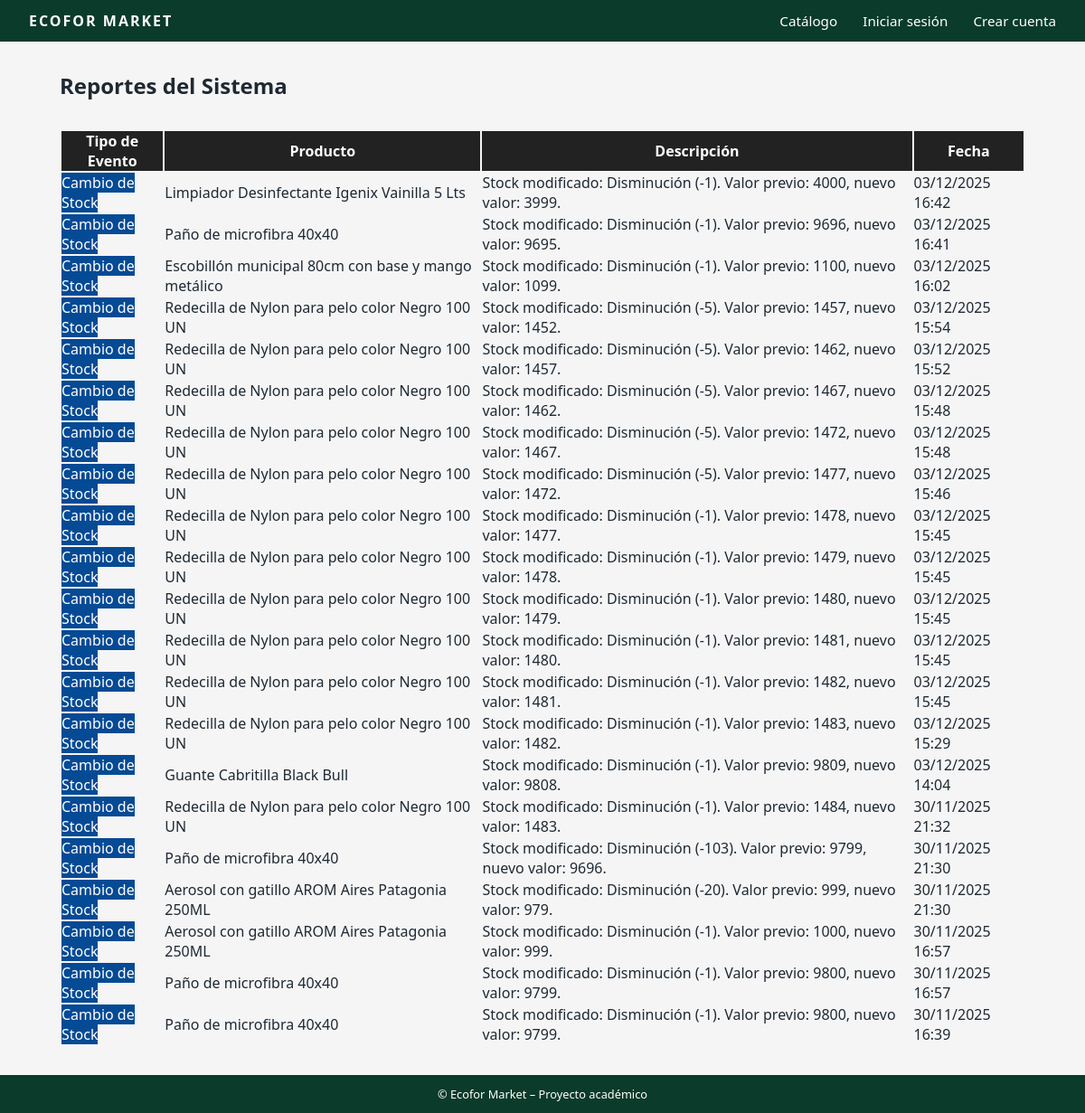
Page /reportes/ver/ on the earlier database version.
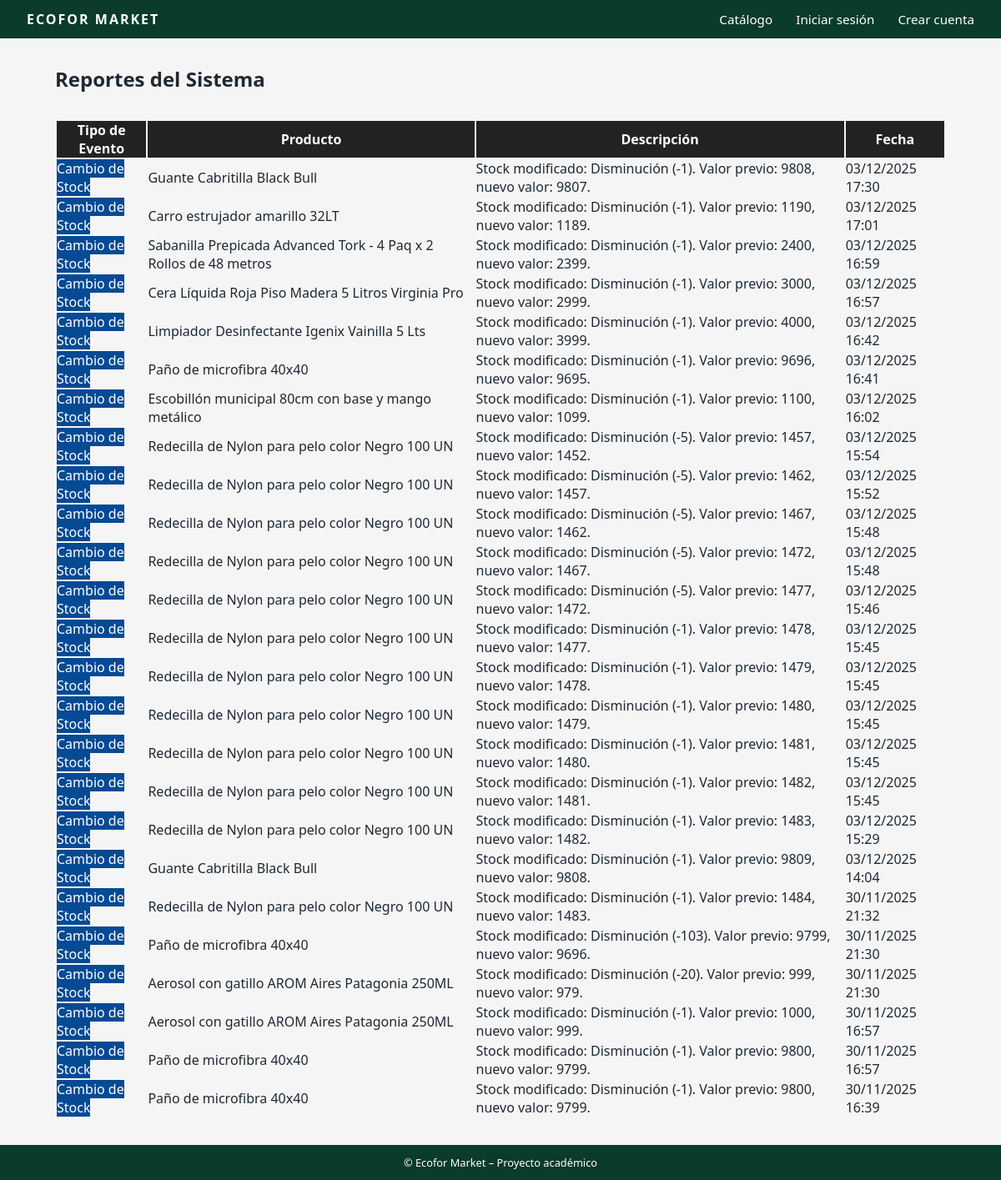
Same page on the later database version.
### reportes/models.py (models this page shows, shortened)
class Reporte(models.Model):
    TIPO_EVENTO = [
        ('DESCUENTO', 'Descuento aplicado'),
        ('STOCK', 'Cambio de stock'),
    ]
    tipo = models.CharField(max_length=20, choices=TIPO_EVENTO)
    producto = models.ForeignKey('productos.Producto', on_delete=models.CASCADE)
    descripcion = models.TextField()
    usuario = models.ForeignKey(settings.AUTH_USER_MODEL, on_delete=models.SET_NULL, null=True, blank=True)
    fecha = models.DateTimeField(auto_now_add=True)

### productos/models.py (models this page shows, shortened)
class Producto(models.Model):
    CATEGORIAS = [
        ("Papelería y Dispensadores", (
            ("higienicos", "Higiénicos"),
            ("toallas_papel", "Toallas de papel"),
            ("servilletas", "Servilletas"),
            ("panuelos", "Pañuelos"),
            ("panos", "Paños"),
            ("sabanillas", "Sabanillas"),
            ("dispensadores", "Dispensadores"),
        )),
        ("Artículos de Aseo", (
            ("contenedores", "Contenedores"),
            ("basureros", "Basureros"),
            ("articulos_limpieza", "Artículos de limpieza"),
            ("aseo", "Aseo"),
        )),
        ("Productos Químicos", (
            ("pisos", "Pisos"),
            ("limpiadores", "Limpiadores"),
            ("desodorante", "Desodorante Ambiental"),
            ("automotriz", "Automotriz"),
            ("lavanderia", "Lavandería"),
        )),
        ("Seguridad y Horeca", (
            ("epp", "Elementos de Protección Personal (EPP)"),
            ("horeca", "HORECA (Hoteles, Restaurantes, Cafeterías)"),
        )),
    ]
    nombre = models.CharField(max_length=100)
    descripcion = models.TextField(blank=True, verbose_name="Descripción")
    precio = models.PositiveIntegerField(verbose_name="Precio")
    stock = models.PositiveIntegerField(default=0)
    categoria = models.CharField(max_length=50, choices=CATEGORIAS, default="limpiadores")
    activo = models.BooleanField(default=True)
    descuento = models.IntegerField(default=0, verbose_name="Descuento (%)")
    imagen = models.ImageField(
        upload_to="productos/",
        blank=True,
        null=True,
        verbose_name="Imagen del producto"
    )
    creado = models.DateTimeField(auto_now_add=True)
    actualizado = models.DateTimeField(auto_now=True)
    class Meta:
        verbose_name = "Producto"
        verbose_name_plural = "Productos"
        ordering = ["-creado"]

### reportes/views.py (the view)
# urls.py: path('ver/', views.ver_reportes, name='ver_reportes'),
def ver_reportes(request):
    reportes = Reporte.objects.select_related('producto').order_by('-fecha')
    return render(request, 'reportes/ver_reportes.html', {'reportes': reportes})

### reportes/templates/reportes/ver_reportes.html (shortened to what this page needs)
{% extends 'core/base.html' %}
{% load static %}
{% block content %}
{% block extra_css %}
<link rel="stylesheet" href="{% static 'core/css/styles.css' %}">
{% endblock %}
<div class="container py-4">
    <h2 class="mb-4 text-center">Reportes del Sistema</h2>
    {% if reportes %}
        <div class="table-responsive shadow rounded">
            <table class="table table-hover tabla-reportes">
                <thead>
                    <tr>
                        <th>Tipo de Evento</th>
                        <th>Producto</th>
                        <th>Descripción</th>
                        <th>Fecha</th>
                    </tr>
                </thead>
                <tbody>
                {% for reporte in reportes %}
                    <tr>
                        <td>
                            {% if reporte.tipo == 'STOCK' %}
                                <span class="badge badge-stock">Cambio de Stock</span>
                            {% elif reporte.tipo == 'DESCUENTO' %}
                                <span class="badge badge-descuento">Descuento</span>
                            {% endif %}
                        </td>
                        <td>{{ reporte.producto.nombre }}</td>
                        <td>{{ reporte.descripcion }}</td>
                        <td>{{ reporte.fecha|date:"d/m/Y H:i" }}</td>
                    </tr>
                {% endfor %}
                </tbody>
            </table>
        </div>
    {% else %}
        <div class="alert alert-info text-center">
            No hay reportes registrados aún.
        </div>
    {% endif %}
</div>
{% endblock %}

Differences in the rows shown:
added Reporte: tipo "Cambio de Stock", producto.nombre "Guante Cabritilla Black Bull", descripcion "Stock modificado: Disminución (-1). Valor previo: 9808, nuevo valor: 9807.", fecha "03/12/2025 17:30"
added Reporte: tipo "Cambio de Stock", producto.nombre "Carro estrujador amarillo 32LT", descripcion "Stock modificado: Disminución (-1). Valor previo: 1190, nuevo valor: 1189.", fecha "03/12/2025 17:01"
added Reporte: tipo "Cambio de Stock", producto.nombre "Sabanilla Prepicada Advanced Tork - 4 Paq x 2 Rollos de 48 metros", descripcion "Stock modificado: Disminución (-1). Valor previo: 2400, nuevo valor: 2399.", fecha "03/12/2025 16:59"
added Reporte: tipo "Cambio de Stock", producto.nombre "Cera Líquida Roja Piso Madera 5 Litros Virginia Pro", descripcion "Stock modificado: Disminución (-1). Valor previo: 3000, nuevo valor: 2999.", fecha "03/12/2025 16:57"
